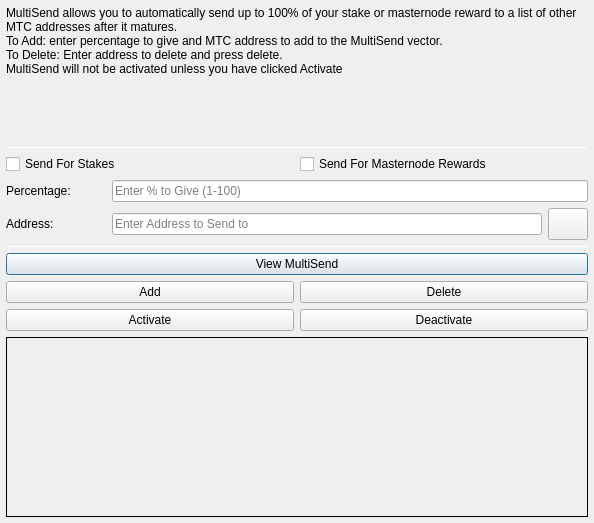
<?xml version="1.0" encoding="UTF-8"?>
<ui version="4.0">
 <class>MultiSendDialog</class>
 <widget class="QDialog" name="MultiSendDialog">
  <property name="windowModality">
   <enum>Qt::NonModal</enum>
  </property>
  <property name="geometry">
   <rect>
    <x>0</x>
    <y>0</y>
    <width>594</width>
    <height>523</height>
   </rect>
  </property>
  <property name="windowTitle">
   <string>MultiSend</string>
  </property>
  <layout class="QVBoxLayout" name="verticalLayout" stretch="0">
   <property name="leftMargin">
    <number>6</number>
   </property>
   <property name="topMargin">
    <number>6</number>
   </property>
   <property name="rightMargin">
    <number>6</number>
   </property>
   <property name="bottomMargin">
    <number>6</number>
   </property>
   <item>
    <layout class="QVBoxLayout" name="verticalLayout_Main" stretch="1,1,1,1,1,1">
     <item>
      <widget class="QLabel" name="label_2">
       <property name="lineWidth">
        <number>1</number>
       </property>
       <property name="text">
        <string>MultiSend allows you to automatically send up to 100% of your stake or masternode reward to a list of other MTC addresses after it matures.
To Add: enter percentage to give and MTC address to add to the MultiSend vector.
To Delete: Enter address to delete and press delete.
MultiSend will not be activated unless you have clicked Activate</string>
       </property>
       <property name="alignment">
        <set>Qt::AlignLeading|Qt::AlignLeft|Qt::AlignTop</set>
       </property>
       <property name="wordWrap">
        <bool>true</bool>
       </property>
      </widget>
     </item>
     <item>
      <widget class="Line" name="line">
       <property name="minimumSize">
        <size>
         <width>0</width>
         <height>1</height>
        </size>
       </property>
       <property name="maximumSize">
        <size>
         <width>16777215</width>
         <height>1</height>
        </size>
       </property>
       <property name="orientation">
        <enum>Qt::Horizontal</enum>
       </property>
      </widget>
     </item>
     <item>
      <layout class="QVBoxLayout" name="verticalLayout_Settings">
       <item>
        <layout class="QHBoxLayout" name="horizontalLayout">
         <item>
          <widget class="QCheckBox" name="multiSendStakeCheckBox">
           <property name="text">
            <string>Send For Stakes</string>
           </property>
          </widget>
         </item>
         <item>
          <widget class="QCheckBox" name="multiSendMasternodeCheckBox">
           <property name="text">
            <string>Send For Masternode Rewards</string>
           </property>
          </widget>
         </item>
        </layout>
       </item>
       <item>
        <layout class="QHBoxLayout" name="horizontalLayout_6">
         <item>
          <widget class="QLabel" name="label">
           <property name="minimumSize">
            <size>
             <width>100</width>
             <height>0</height>
            </size>
           </property>
           <property name="toolTip">
            <string>Percentage of stake to send</string>
           </property>
           <property name="text">
            <string>Percentage:</string>
           </property>
          </widget>
         </item>
         <item>
          <widget class="QLineEdit" name="multiSendPercentEdit">
           <property name="toolTip">
            <string>Enter whole numbers 1 - 100</string>
           </property>
           <property name="placeholderText">
            <string>Enter % to Give (1-100)</string>
           </property>
          </widget>
         </item>
        </layout>
       </item>
       <item>
        <layout class="QHBoxLayout" name="horizontalLayout_7">
         <item>
          <widget class="QLabel" name="label_5">
           <property name="minimumSize">
            <size>
             <width>100</width>
             <height>0</height>
            </size>
           </property>
           <property name="toolTip">
            <string>Address to send portion of stake to</string>
           </property>
           <property name="text">
            <string>Address:</string>
           </property>
          </widget>
         </item>
         <item>
          <widget class="QLineEdit" name="multiSendAddressEdit">
           <property name="toolTip">
            <string/>
           </property>
           <property name="placeholderText">
            <string>Enter Address to Send to</string>
           </property>
          </widget>
         </item>
         <item>
          <widget class="QPushButton" name="addressBookButton">
           <property name="maximumSize">
            <size>
             <width>16777215</width>
             <height>32</height>
            </size>
           </property>
           <property name="toolTip">
            <string>Choose an address from the address book</string>
           </property>
           <property name="text">
            <string/>
           </property>
           <property name="icon">
            <iconset resource="../MyTicketCoin.qrc">
             <normaloff>:/icons/address-book</normaloff>:/icons/address-book</iconset>
           </property>
           <property name="shortcut">
            <string>Alt+A</string>
           </property>
           <property name="autoDefault">
            <bool>false</bool>
           </property>
          </widget>
         </item>
        </layout>
       </item>
      </layout>
     </item>
     <item>
      <widget class="Line" name="line_2">
       <property name="minimumSize">
        <size>
         <width>0</width>
         <height>1</height>
        </size>
       </property>
       <property name="maximumSize">
        <size>
         <width>16777215</width>
         <height>1</height>
        </size>
       </property>
       <property name="orientation">
        <enum>Qt::Horizontal</enum>
       </property>
      </widget>
     </item>
     <item>
      <layout class="QVBoxLayout" name="verticalLayout_Buttons">
       <item>
        <layout class="QHBoxLayout" name="horizontalLayout_4">
         <item>
          <widget class="QPushButton" name="viewButton">
           <property name="toolTip">
            <string/>
           </property>
           <property name="statusTip">
            <string>View MultiSend Vector</string>
           </property>
           <property name="text">
            <string>View MultiSend</string>
           </property>
          </widget>
         </item>
        </layout>
       </item>
       <item>
        <layout class="QHBoxLayout" name="horizontalLayout_2">
         <item>
          <widget class="QPushButton" name="addButton">
           <property name="toolTip">
            <string/>
           </property>
           <property name="statusTip">
            <string>Add to MultiSend Vector</string>
           </property>
           <property name="text">
            <string>Add</string>
           </property>
          </widget>
         </item>
         <item>
          <widget class="QPushButton" name="deleteButton">
           <property name="toolTip">
            <string/>
           </property>
           <property name="statusTip">
            <string>Delete Address From MultiSend Vector</string>
           </property>
           <property name="text">
            <string>Delete</string>
           </property>
          </widget>
         </item>
        </layout>
       </item>
       <item>
        <layout class="QHBoxLayout" name="horizontalLayout_5">
         <item>
          <widget class="QPushButton" name="activateButton">
           <property name="statusTip">
            <string>Activate MultiSend</string>
           </property>
           <property name="text">
            <string>Activate</string>
           </property>
          </widget>
         </item>
         <item>
          <widget class="QPushButton" name="disableButton">
           <property name="statusTip">
            <string>Deactivate MultiSend</string>
           </property>
           <property name="text">
            <string>Deactivate</string>
           </property>
          </widget>
         </item>
        </layout>
       </item>
      </layout>
     </item>
     <item>
      <widget class="QLabel" name="message">
       <property name="minimumSize">
        <size>
         <width>0</width>
         <height>180</height>
        </size>
       </property>
       <property name="frameShape">
        <enum>QFrame::Panel</enum>
       </property>
       <property name="frameShadow">
        <enum>QFrame::Plain</enum>
       </property>
       <property name="lineWidth">
        <number>1</number>
       </property>
       <property name="midLineWidth">
        <number>1</number>
       </property>
       <property name="text">
        <string/>
       </property>
       <property name="alignment">
        <set>Qt::AlignLeading|Qt::AlignLeft|Qt::AlignTop</set>
       </property>
       <property name="wordWrap">
        <bool>true</bool>
       </property>
      </widget>
     </item>
    </layout>
   </item>
  </layout>
 </widget>
 <resources>
  <include location="../MyTicketCoin.qrc"/>
 </resources>
 <connections/>
</ui>
